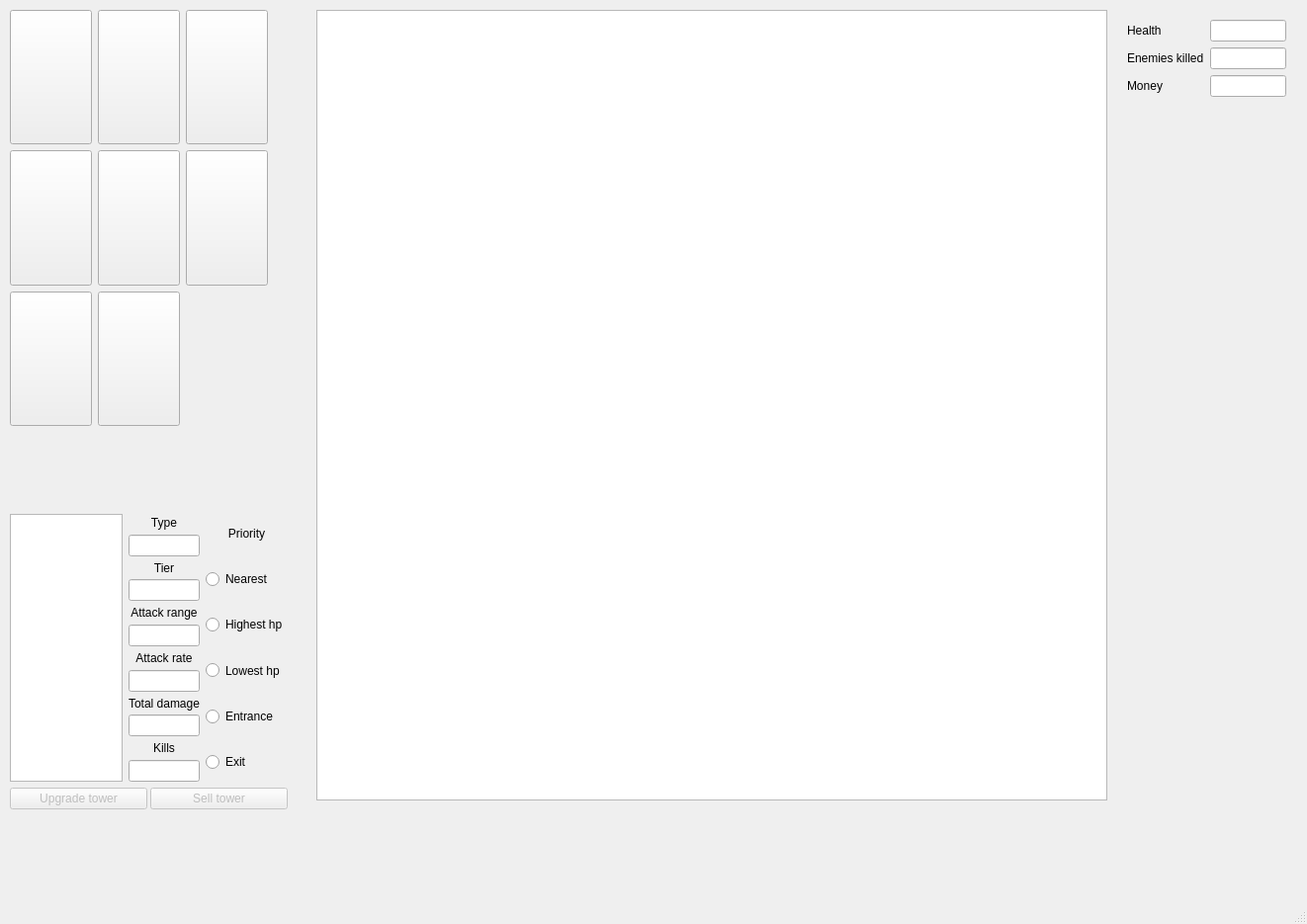
<?xml version="1.0" encoding="UTF-8"?>
<ui version="4.0">
 <class>MainWindow</class>
 <widget class="QMainWindow" name="MainWindow">
  <property name="geometry">
   <rect>
    <x>0</x>
    <y>0</y>
    <width>1322</width>
    <height>935</height>
   </rect>
  </property>
  <property name="windowTitle">
   <string>MainWindow</string>
  </property>
  <widget class="QWidget" name="centralwidget">
   <widget class="QGraphicsView" name="gameFrame">
    <property name="geometry">
     <rect>
      <x>320</x>
      <y>10</y>
      <width>800</width>
      <height>800</height>
     </rect>
    </property>
    <property name="sizePolicy">
     <sizepolicy hsizetype="Fixed" vsizetype="Fixed">
      <horstretch>0</horstretch>
      <verstretch>0</verstretch>
     </sizepolicy>
    </property>
   </widget>
   <widget class="QWidget" name="layoutWidget">
    <property name="geometry">
     <rect>
      <x>10</x>
      <y>10</y>
      <width>261</width>
      <height>421</height>
     </rect>
    </property>
    <layout class="QGridLayout" name="gridLayout">
     <item row="2" column="0">
      <widget class="QPushButton" name="buildIceTowerButton">
       <property name="sizePolicy">
        <sizepolicy hsizetype="Minimum" vsizetype="Preferred">
         <horstretch>0</horstretch>
         <verstretch>0</verstretch>
        </sizepolicy>
       </property>
       <property name="text">
        <string/>
       </property>
      </widget>
     </item>
     <item row="1" column="2">
      <widget class="QPushButton" name="buildTeleportTowerButton">
       <property name="sizePolicy">
        <sizepolicy hsizetype="Minimum" vsizetype="Preferred">
         <horstretch>0</horstretch>
         <verstretch>0</verstretch>
        </sizepolicy>
       </property>
       <property name="text">
        <string/>
       </property>
      </widget>
     </item>
     <item row="0" column="1">
      <widget class="QPushButton" name="buildCannonTowerButton">
       <property name="sizePolicy">
        <sizepolicy hsizetype="Minimum" vsizetype="Preferred">
         <horstretch>0</horstretch>
         <verstretch>0</verstretch>
        </sizepolicy>
       </property>
       <property name="text">
        <string/>
       </property>
      </widget>
     </item>
     <item row="0" column="0">
      <widget class="QPushButton" name="buildArcherTowerButton">
       <property name="sizePolicy">
        <sizepolicy hsizetype="Minimum" vsizetype="Preferred">
         <horstretch>0</horstretch>
         <verstretch>0</verstretch>
        </sizepolicy>
       </property>
       <property name="text">
        <string/>
       </property>
      </widget>
     </item>
     <item row="0" column="2">
      <widget class="QPushButton" name="buildBallistaTowerButton">
       <property name="sizePolicy">
        <sizepolicy hsizetype="Minimum" vsizetype="Preferred">
         <horstretch>0</horstretch>
         <verstretch>0</verstretch>
        </sizepolicy>
       </property>
       <property name="text">
        <string/>
       </property>
      </widget>
     </item>
     <item row="1" column="1">
      <widget class="QPushButton" name="buildBeaconTowerButton">
       <property name="sizePolicy">
        <sizepolicy hsizetype="Minimum" vsizetype="Preferred">
         <horstretch>0</horstretch>
         <verstretch>0</verstretch>
        </sizepolicy>
       </property>
       <property name="text">
        <string/>
       </property>
      </widget>
     </item>
     <item row="1" column="0">
      <widget class="QPushButton" name="buildStoneTowerButton">
       <property name="sizePolicy">
        <sizepolicy hsizetype="Minimum" vsizetype="Preferred">
         <horstretch>0</horstretch>
         <verstretch>0</verstretch>
        </sizepolicy>
       </property>
       <property name="text">
        <string/>
       </property>
      </widget>
     </item>
     <item row="2" column="1">
      <widget class="QPushButton" name="buildWizardTowerButton">
       <property name="sizePolicy">
        <sizepolicy hsizetype="Minimum" vsizetype="Preferred">
         <horstretch>0</horstretch>
         <verstretch>0</verstretch>
        </sizepolicy>
       </property>
       <property name="text">
        <string/>
       </property>
      </widget>
     </item>
    </layout>
   </widget>
   <widget class="QWidget" name="layoutWidget">
    <property name="geometry">
     <rect>
      <x>1140</x>
      <y>20</y>
      <width>161</width>
      <height>80</height>
     </rect>
    </property>
    <layout class="QGridLayout" name="gridLayout_2">
     <item row="0" column="0">
      <widget class="QLabel" name="healthLabel">
       <property name="text">
        <string>Health</string>
       </property>
      </widget>
     </item>
     <item row="0" column="1">
      <widget class="QLineEdit" name="healthLineEdit">
       <property name="readOnly">
        <bool>true</bool>
       </property>
      </widget>
     </item>
     <item row="1" column="0">
      <widget class="QLabel" name="enemiesKilledLabel">
       <property name="text">
        <string>Enemies killed</string>
       </property>
      </widget>
     </item>
     <item row="1" column="1">
      <widget class="QLineEdit" name="enemiesKilledLineEdit">
       <property name="readOnly">
        <bool>true</bool>
       </property>
      </widget>
     </item>
     <item row="2" column="0">
      <widget class="QLabel" name="moneyLabel">
       <property name="text">
        <string>Money</string>
       </property>
      </widget>
     </item>
     <item row="2" column="1">
      <widget class="QLineEdit" name="moneyLineEdit">
       <property name="readOnly">
        <bool>true</bool>
       </property>
      </widget>
     </item>
    </layout>
   </widget>
   <widget class="QWidget" name="layoutWidget">
    <property name="geometry">
     <rect>
      <x>10</x>
      <y>520</y>
      <width>281</width>
      <height>299</height>
     </rect>
    </property>
    <layout class="QVBoxLayout" name="verticalLayout_3">
     <item>
      <layout class="QHBoxLayout" name="horizontalLayout" stretch="2,1,1">
       <item>
        <widget class="QGraphicsView" name="towerSelectionView">
         <property name="sizePolicy">
          <sizepolicy hsizetype="Preferred" vsizetype="Preferred">
           <horstretch>0</horstretch>
           <verstretch>0</verstretch>
          </sizepolicy>
         </property>
         <property name="verticalScrollBarPolicy">
          <enum>Qt::ScrollBarAlwaysOff</enum>
         </property>
         <property name="horizontalScrollBarPolicy">
          <enum>Qt::ScrollBarAlwaysOff</enum>
         </property>
        </widget>
       </item>
       <item>
        <layout class="QVBoxLayout" name="verticalLayout_2">
         <property name="spacing">
          <number>3</number>
         </property>
         <item>
          <widget class="QLabel" name="typeLabel">
           <property name="text">
            <string>Type</string>
           </property>
           <property name="alignment">
            <set>Qt::AlignCenter</set>
           </property>
          </widget>
         </item>
         <item>
          <widget class="QLineEdit" name="typeLineEdit">
           <property name="alignment">
            <set>Qt::AlignCenter</set>
           </property>
           <property name="readOnly">
            <bool>true</bool>
           </property>
          </widget>
         </item>
         <item>
          <widget class="QLabel" name="tierLabel">
           <property name="text">
            <string>Tier</string>
           </property>
           <property name="alignment">
            <set>Qt::AlignCenter</set>
           </property>
          </widget>
         </item>
         <item>
          <widget class="QLineEdit" name="tierLineEdit">
           <property name="alignment">
            <set>Qt::AlignCenter</set>
           </property>
           <property name="readOnly">
            <bool>true</bool>
           </property>
          </widget>
         </item>
         <item>
          <widget class="QLabel" name="attackRangeLabel">
           <property name="text">
            <string>Attack range</string>
           </property>
           <property name="alignment">
            <set>Qt::AlignCenter</set>
           </property>
          </widget>
         </item>
         <item>
          <widget class="QLineEdit" name="attackRangeLineEdit">
           <property name="alignment">
            <set>Qt::AlignCenter</set>
           </property>
          </widget>
         </item>
         <item>
          <widget class="QLabel" name="attackRateLabel">
           <property name="text">
            <string>Attack rate</string>
           </property>
           <property name="alignment">
            <set>Qt::AlignCenter</set>
           </property>
          </widget>
         </item>
         <item>
          <widget class="QLineEdit" name="attackRateLineEdit">
           <property name="alignment">
            <set>Qt::AlignCenter</set>
           </property>
           <property name="readOnly">
            <bool>true</bool>
           </property>
          </widget>
         </item>
         <item>
          <widget class="QLabel" name="totalDamageDoneLabel">
           <property name="text">
            <string>Total damage</string>
           </property>
           <property name="alignment">
            <set>Qt::AlignCenter</set>
           </property>
          </widget>
         </item>
         <item>
          <widget class="QLineEdit" name="totalDamageDoneLineEdit">
           <property name="alignment">
            <set>Qt::AlignCenter</set>
           </property>
           <property name="readOnly">
            <bool>true</bool>
           </property>
          </widget>
         </item>
         <item>
          <widget class="QLabel" name="killsLabel">
           <property name="text">
            <string>Kills</string>
           </property>
           <property name="alignment">
            <set>Qt::AlignCenter</set>
           </property>
          </widget>
         </item>
         <item>
          <widget class="QLineEdit" name="killsLineEdit">
           <property name="alignment">
            <set>Qt::AlignCenter</set>
           </property>
           <property name="readOnly">
            <bool>true</bool>
           </property>
          </widget>
         </item>
        </layout>
       </item>
       <item>
        <layout class="QVBoxLayout" name="priorityButtons" stretch="1,1,1,1,1,1">
         <item>
          <widget class="QLabel" name="priorityLabel">
           <property name="text">
            <string>Priority</string>
           </property>
           <property name="alignment">
            <set>Qt::AlignCenter</set>
           </property>
          </widget>
         </item>
         <item>
          <widget class="QRadioButton" name="nearestPriorityRadioButton">
           <property name="sizePolicy">
            <sizepolicy hsizetype="Minimum" vsizetype="Preferred">
             <horstretch>0</horstretch>
             <verstretch>0</verstretch>
            </sizepolicy>
           </property>
           <property name="text">
            <string>Nearest</string>
           </property>
          </widget>
         </item>
         <item>
          <widget class="QRadioButton" name="highestHpPriorityRadioButton">
           <property name="sizePolicy">
            <sizepolicy hsizetype="Minimum" vsizetype="Preferred">
             <horstretch>0</horstretch>
             <verstretch>0</verstretch>
            </sizepolicy>
           </property>
           <property name="text">
            <string>Highest hp</string>
           </property>
          </widget>
         </item>
         <item>
          <widget class="QRadioButton" name="lowestHpPriorityRadioButton">
           <property name="sizePolicy">
            <sizepolicy hsizetype="Minimum" vsizetype="Preferred">
             <horstretch>0</horstretch>
             <verstretch>0</verstretch>
            </sizepolicy>
           </property>
           <property name="text">
            <string>Lowest hp</string>
           </property>
          </widget>
         </item>
         <item>
          <widget class="QRadioButton" name="entrancePriorityRadioButton">
           <property name="sizePolicy">
            <sizepolicy hsizetype="Minimum" vsizetype="Preferred">
             <horstretch>0</horstretch>
             <verstretch>0</verstretch>
            </sizepolicy>
           </property>
           <property name="text">
            <string>Entrance</string>
           </property>
          </widget>
         </item>
         <item>
          <widget class="QRadioButton" name="exitPriorityRadioButton">
           <property name="sizePolicy">
            <sizepolicy hsizetype="Minimum" vsizetype="Preferred">
             <horstretch>0</horstretch>
             <verstretch>0</verstretch>
            </sizepolicy>
           </property>
           <property name="text">
            <string>Exit</string>
           </property>
          </widget>
         </item>
        </layout>
       </item>
      </layout>
     </item>
     <item>
      <layout class="QHBoxLayout" name="horizontalLayout_2">
       <property name="spacing">
        <number>3</number>
       </property>
       <item>
        <widget class="QPushButton" name="upgradeTierButton">
         <property name="enabled">
          <bool>false</bool>
         </property>
         <property name="text">
          <string>Upgrade tower</string>
         </property>
        </widget>
       </item>
       <item>
        <widget class="QPushButton" name="sellTowerButton">
         <property name="enabled">
          <bool>false</bool>
         </property>
         <property name="text">
          <string>Sell tower</string>
         </property>
        </widget>
       </item>
      </layout>
     </item>
    </layout>
   </widget>
  </widget>
  <widget class="QMenuBar" name="menubar">
   <property name="geometry">
    <rect>
     <x>0</x>
     <y>0</y>
     <width>1322</width>
     <height>22</height>
    </rect>
   </property>
  </widget>
  <widget class="QStatusBar" name="statusbar"/>
 </widget>
 <resources/>
 <connections/>
</ui>
